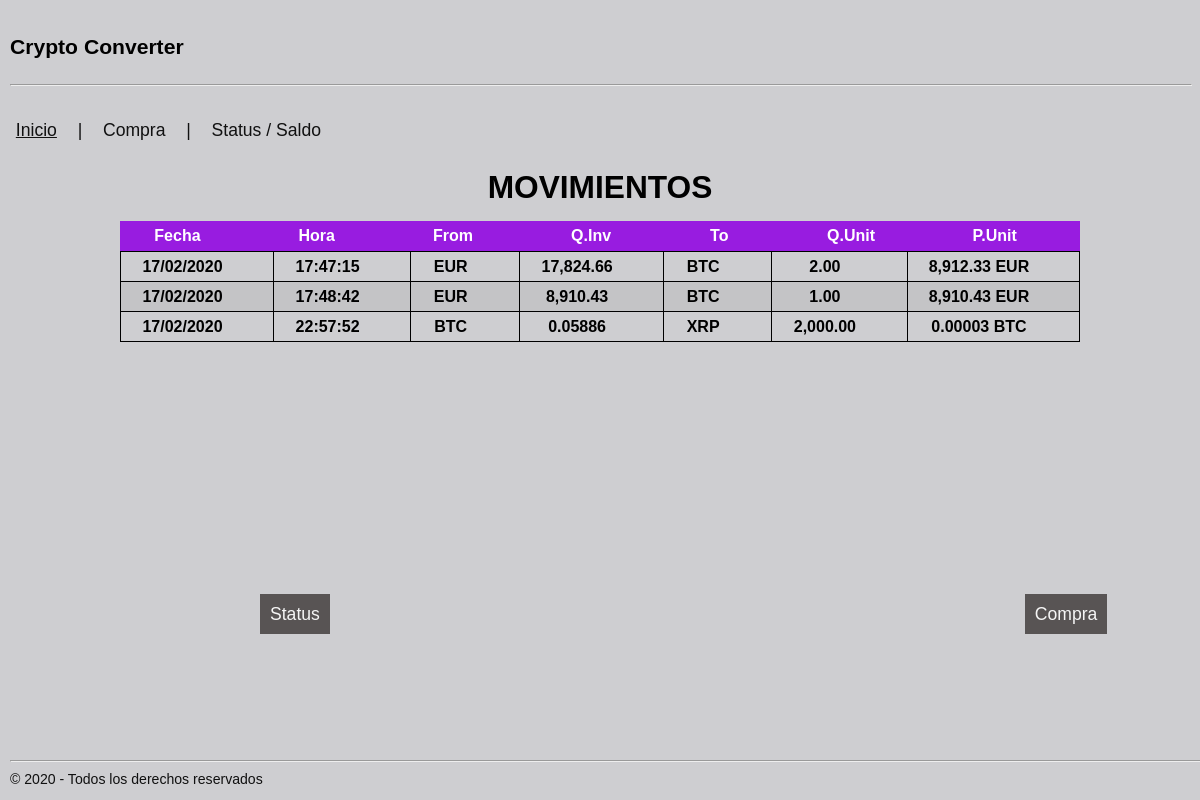
Before: / with the older database file.
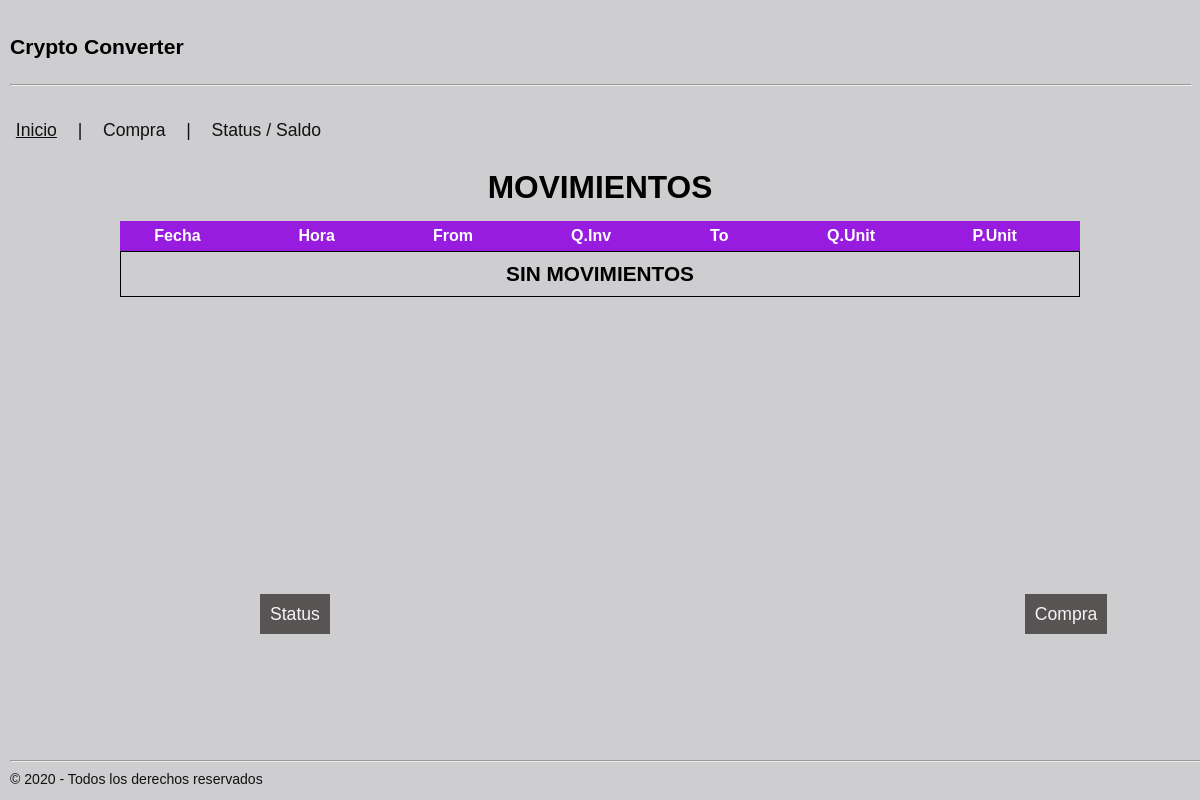
After: the same page with the newer database file.
### tables this page shows
CREATE TABLE "movements" (
	"Id"	INTEGER PRIMARY KEY AUTOINCREMENT,
	"date"	TEXT NOT NULL,
	"time"	TEXT NOT NULL,
	"from_currency"	TEXT NOT NULL,
	"from_quantity"	REAL NOT NULL,
	"to_currency"	TEXT NOT NULL,
	"to_quantity"	REAL NOT NULL,
	FOREIGN KEY("to_currency") REFERENCES "cryptos"("Id"),
	FOREIGN KEY("from_currency") REFERENCES "cryptos"("Id")
);

### crypto/routes.py (the view)
@app.route("/")
def index():
        try:
            registros = dataQuery("SELECT date, time, from_currency, from_quantity, to_currency, to_quantity FROM MOVEMENTS;")
            return render_template("index.html", menu='index', registros = registros)
        except sqlite3.Error:
            registros = None
            errorDB = "ERROR EN BASE DE DATOS, INTENTE EN UNOS MINUTOS"
            return render_template("index.html", menu='index', errorDB=errorDB, registros=registros)

### crypto/routes.py (called while the page is built)
def dataQuery(consulta):
    conex = sqlite3.connect(BBDD)
    cursor = conex.cursor()
    movs = cursor.execute(consulta).fetchall()
    if len(movs) == 0:
        movs = None
    conex.commit()
    conex.close()
    return movs

### crypto/templates/index.html (shortened to what this page needs)
{% extends "base.html" %}
{% block content %}
    <h1 align="center" class="title">MOVIMIENTOS</h1>
    <table WIDTH="80%" class="primary" align="center">
        <thead>
            <tr>
                <th>Fecha</th>
                <th>Hora</th>
                <th>From</th>
                <th>Q.Inv</th>
                <th>To</th>
                <th>Q.Unit</th>
                <th>P.Unit</th>
            </tr>
        </thead>
        <tbody>
            {% if not registros %}
                <tr>
                    <td class="title_sin"> SIN MOVIMIENTOS </td>
                </tr>
            {% else %}
                {% for campo in registros %}
                    <tr class="movements">
                        <td>{{ campo[0]}}</td>
                        <td>{{ campo[1]}}</td>
                        <td>{{ campo[2]}}</td>
                        {% if campo[3] >= 1 %}
                        <td>{{ "{:,.2f}".format(campo[3])}}</td>
                        {% else %}
                        <td>{{ "{:,.5f}".format(campo[3])}}</td>
                        {% endif %}
                        <td>{{ campo[4] }}</td>
                        <td>{{ "{:,.2f}".format(campo[5])}}</td>
                        {% if campo[3]/campo[5] >= 1 %}
                        <td>{{ "{:,.2f}".format(campo[3]/campo[5]) }}&nbsp;{{ campo[2] }}</td>
                        {% else %}
                        <td>{{ "{:,.5f}".format(campo[3]/campo[5]) }}&nbsp;{{ campo[2] }}</td>
                        {% endif %}
                    </tr>
                {% endfor %}
            {% endif %}
        </tbody>
    </table>
        <a href="/status" class="myCoolButton1">Status</a>
        <a href="/purchase" class="myCoolButton2">Compra </a>
{% endblock %}

### crypto/templates/base.html (shortened to what this page needs)
<html lang="en">
<head>
    <link rel="stylesheet" href="/static/css/picnic.min.css">
    <link rel="stylesheet" href="/static/css/picnic.css">
    <link rel="stylesheet" href="/static/css/styles.css">
</head>
<body style="background-color:rgba(197, 197, 200, 0.835);">
    <header>
        <p>Crypto Converter</p>
        <hr width="100%" size="10" style="color: hsl(0, 0%, 0%);"/>
    </header>
    {% if menu == 'index' %}
    <u class="pseudo button">Inicio</u> | <a href="/purchase" class="pseudo button">Compra</a> | <a href="/status" class="pseudo button">Status / Saldo</a>
    {% elif menu == 'purchase' %}
    <a href="/" class="pseudo button">Inicio</a> | <u class="pseudo button">Compra</u> | <a href="/status" class="pseudo button">Status / Saldo</a>
    {% elif menu == 'status'%}
    <a href="/" class="pseudo button">Inicio</a> | <a href="/purchase" class="pseudo button">Compra</a> | <u class="pseudo button">Status / Saldo</u>
    {% endif %}
    <section class="container">
        {% block content %}{% endblock %}
    </section>
    <footer>
        <hr width="560%" size="10" style="color: hsl(0, 0%, 0%);"/>
        &copy 2020 - Todos los derechos reservados
    </footer>
</body>
</html>

### crypto/static/css/styles.css (style rules this page uses)
header { font-family: Verdana, Geneva, Tahoma, sans-serif; background-color: rgb(#981ce0); font-weight: bold; font-size: 1.2em; color: rgb(0, 0, 0); padding: 10px; }
footer { position:fixed; left:0px; bottom:0px; background-color: rgb(#fdfdfd); font-weight: normal; font-size: 0.8em; padding: 10px; }
.myCoolButton1 { background-color: #524e4ef3; color: whitesmoke; width: 320px; padding: 10px; border: 5px; position: relative; left: 260px; bottom:-50px }
.myCoolButton2 { background-color: #524e4ef3; color: whitesmoke; width: 320px; padding: 10px; border: 5px; position: relative; left: 950px; bottom:-50px }
.title { font-family: Verdana, Geneva, Tahoma, sans-serif; background-color: rgb(#000000); font-weight: bold; font-size: 1.8em; color: rgb(0, 0, 0); padding: 10px; }
.title_sin { font-family: Verdana, Geneva, Tahoma, sans-serif; background-color: rgb(#000000); font-weight: bold; font-size: 1.3em; color: rgb(0, 0, 0); padding: 10px; width: 10%; }
td { width: 650px; height: 30px; border: solid #000 1px ; }
th { width: 650px; height: 30px; text-align: center; }
thead { display: block; }
tbody { display: block; height: 300px; overflow-y: auto; overflow-x: hidden; }

Changed rows visible on the page:
removed movements: date "17/02/2020", time "17:47:15", from_currency "EUR", from_quantity "17,824.66", to_currency "BTC", to_quantity "2.00", campo[3]/campo[5] "8,912.33"
removed movements: date "17/02/2020", time "17:48:42", from_currency "EUR", from_quantity "8,910.43", to_currency "BTC", to_quantity "1.00", campo[3]/campo[5] "8,910.43"
removed movements: date "17/02/2020", time "22:57:52", from_currency "BTC", from_quantity "0.05886", to_currency "XRP", to_quantity "2,000.00", campo[3]/campo[5] "0.00003"
Other visible differences:
text now shown: "SIN MOVIMIENTOS"
